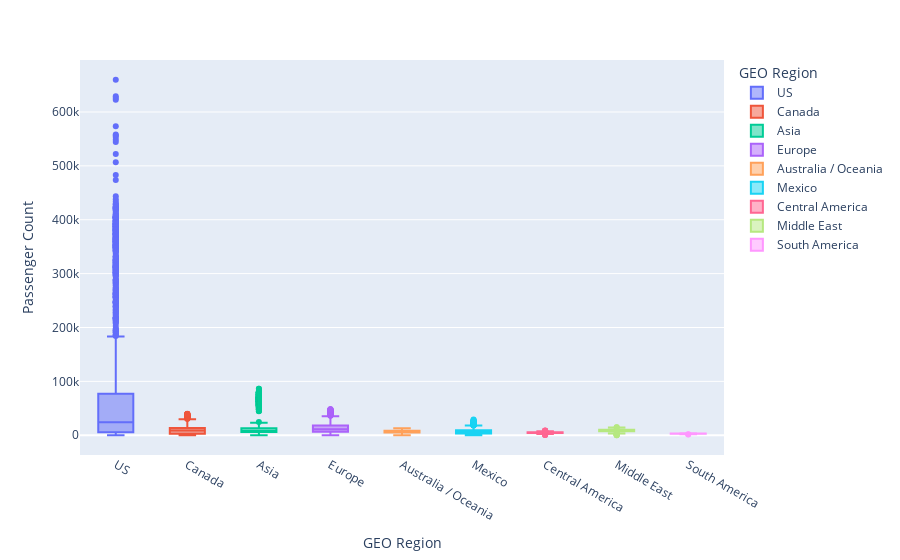

Write notebook code for a chart like this one.
### Code cell
import plotly.express as px
fig = px.box(Air_Traffic, x='GEO Region', y='Passenger Count', color='GEO Region')
fig.show()

### Figure 1 — Plotly figure (JSON) as saved in the notebook; plotly's stock layout.template omitted (floating-point values rounded to 4 significant figures; data arrays with more than 128 entries replaced by an {"elided": "..."} marker saying what was removed)
{"data": [{"alignmentgroup": "True", "hovertemplate": "GEO Region=%{x}<br>Passenger Count=%{y}<extra></extra>", "legendgroup": "US", "marker": {"color": "#636efa"}, "name": "US", "notched": false, "offsetgroup": "US", "orientation": "v", "showlegend": true, "type": "box", "x": {"elided": "5797 str values"}, "x0": " ", "xaxis": "x", "y": {"elided": "5797 int values"}, "y0": " ", "yaxis": "y"}, {"alignmentgroup": "True", "hovertemplate": "GEO Region=%{x}<br>Passenger Count=%{y}<extra></extra>", "legendgroup": "Canada", "marker": {"color": "#EF553B"}, "name": "Canada", "notched": false, "offsetgroup": "Canada", "orientation": "v", "showlegend": true, "type": "box", "x": {"elided": "1418 str values"}, "x0": " ", "xaxis": "x", "y": {"elided": "1418 int values"}, "y0": " ", "yaxis": "y"}, {"alignmentgroup": "True", "hovertemplate": "GEO Region=%{x}<br>Passenger Count=%{y}<extra></extra>", "legendgroup": "Asia", "marker": {"color": "#00cc96"}, "name": "Asia", "notched": false, "offsetgroup": "Asia", "orientation": "v", "showlegend": true, "type": "box", "x": {"elided": "3273 str values"}, "x0": " ", "xaxis": "x", "y": {"elided": "3273 int values"}, "y0": " ", "yaxis": "y"}, {"alignmentgroup": "True", "hovertemplate": "GEO Region=%{x}<br>Passenger Count=%{y}<extra></extra>", "legendgroup": "Europe", "marker": {"color": "#ab63fa"}, "name": "Europe", "notched": false, "offsetgroup": "Europe", "orientation": "v", "showlegend": true, "type": "box", "x": {"elided": "2089 str values"}, "x0": " ", "xaxis": "x", "y": {"elided": "2089 int values"}, "y0": " ", "yaxis": "y"}, {"alignmentgroup": "True", "hovertemplate": "GEO Region=%{x}<br>Passenger Count=%{y}<extra></extra>", "legendgroup": "Australia / Oceania", "marker": {"color": "#FFA15A"}, "name": "Australia / Oceania", "notched": false, "offsetgroup": "Australia / Oceania", "orientation": "v", "showlegend": true, "type": "box", "x": {"elided": "737 str values"}, "x0": " ", "xaxis": "x", "y": {"elided": "737 int values"}, "y0": " ", "yaxis": "y"}, {"alignmentgroup": "True", "hovertemplate": "GEO Region=%{x}<br>Passenger Count=%{y}<extra></extra>", "legendgroup": "Mexico", "marker": {"color": "#19d3f3"}, "name": "Mexico", "notched": false, "offsetgroup": "Mexico", "orientation": "v", "showlegend": true, "type": "box", "x": {"elided": "1115 str values"}, "x0": " ", "xaxis": "x", "y": {"elided": "1115 int values"}, "y0": " ", "yaxis": "y"}, {"alignmentgroup": "True", "hovertemplate": "GEO Region=%{x}<br>Passenger Count=%{y}<extra></extra>", "legendgroup": "Central America", "marker": {"color": "#FF6692"}, "name": "Central America", "notched": false, "offsetgroup": "Central America", "orientation": "v", "showlegend": true, "type": "box", "x": {"elided": "274 str values"}, "x0": " ", "xaxis": "x", "y": {"elided": "274 int values"}, "y0": " ", "yaxis": "y"}, {"alignmentgroup": "True", "hovertemplate": "GEO Region=%{x}<br>Passenger Count=%{y}<extra></extra>", "legendgroup": "Middle East", "marker": {"color": "#B6E880"}, "name": "Middle East", "notched": false, "offsetgroup": "Middle East", "orientation": "v", "showlegend": true, "type": "box", "x": {"elided": "214 str values"}, "x0": " ", "xaxis": "x", "y": {"elided": "214 int values"}, "y0": " ", "yaxis": "y"}, {"alignmentgroup": "True", "hovertemplate": "GEO Region=%{x}<br>Passenger Count=%{y}<extra></extra>", "legendgroup": "South America", "marker": {"color": "#FF97FF"}, "name": "South America", "notched": false, "offsetgroup": "South America", "orientation": "v", "showlegend": true, "type": "box", "x": ["South America", "South America", "South America", "South America", "South America", "South America", "South America", "South America", "South America", "South America", "South America", "South America", "South America", "South America", "South America", "South America", "South America", "South America", "South America", "South America", "South America", "South America", "South America", "South America", "South America", "South America", "South America", "South America", "South America", "South America", "South America", "South America", "South America", "South America", "South America", "South America", "South America", "South America", "South America", "South America", "South America", "South America", "South America", "South America", "South America", "South America", "South America", "South America", "South America", "South America", "South America", "South America", "South America", "South America", "South America", "South America", "South America", "South America", "South America", "South America", "South America", "South America", "South America", "South America", "South America", "South America", "South America", "South America", "South America", "South America", "South America", "South America", "South America", "South America", "South America", "South America", "South America", "South America", "South America", "South America", "South America", "South America", "South America", "South America", "South America", "South America", "South America", "South America", "South America", "South America"], "x0": " ", "xaxis": "x", "y": [3400, 3030, 3257, 2807, 2799, 2612, 3133, 3120, 2769, 3310, 2949, 3285, 3685, 2882, 2940, 2954, 3218, 3485, 2558, 3100, 3009, 2775, 2613, 2718, 3301, 2817, 2690, 2467, 2209, 2114, 2159, 2025, 1889, 2354, 3396, 3400, 3408, 3070, 2350, 2576, 3022, 3046, 2669, 2210, 2970, 2800, 2765, 2910, 2736, 2440, 2766, 2360, 2590, 2426, 3378, 3147, 2982, 3023, 2336, 2473, 2297, 1623, 3013, 3066, 3642, 3439, 2619, 2488, 2633, 2915, 2673, 2814, 2732, 2954, 2889, 2988, 2619, 2717, 2399, 2902, 2299, 2689, 2334, 2668, 2821, 2598, 2152, 2612, 2578, 2886], "y0": " ", "yaxis": "y"}], "layout": {"boxmode": "overlay", "legend": {"title": {"text": "GEO Region"}, "tracegroupgap": 0}, "margin": {"t": 60}, "xaxis": {"anchor": "y", "categoryarray": ["US", "Canada", "Asia", "Europe", "Australia / Oceania", "Mexico", "Central America", "Middle East", "South America"], "categoryorder": "array", "domain": [0, 1], "title": {"text": "GEO Region"}}, "yaxis": {"anchor": "x", "domain": [0, 1], "title": {"text": "Passenger Count"}}}}
